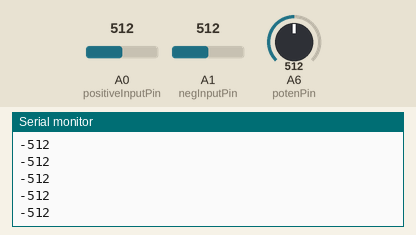
This sketch was run on a simulated Arduino Nano, built with avr-gcc and run on an emulated ATmega328P. On the bench: the last lines printed to the serial monitor. The test bench sets the inputs (shaded band); at power-on: A0 (positiveInputPin) = 512, A1 (negInputPin) = 512, A6 (potenPin) = 512.

Above: at 1.2 s.
1.3 s: A0 (positiveInputPin) set to 716
At 1.8 s:
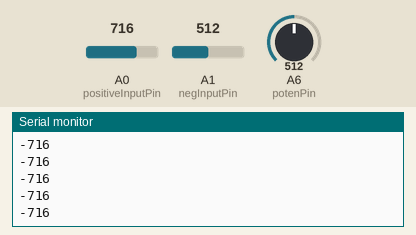
2.8 s: A1 (negInputPin) set to 716
At 3.4 s:
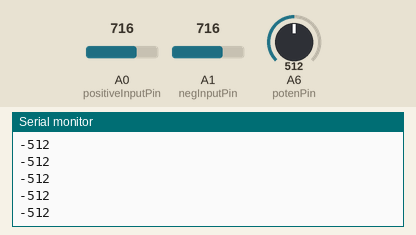
4.3 s: A6 (potenPin) set to 306
At 5.0 s:
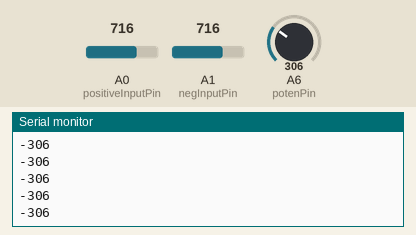
5.8 s: A0 (positiveInputPin) set to 900
At 6.6 s:
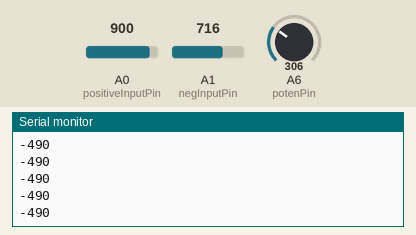
7.3 s: A1 (negInputPin) set to 511
At 8.2 s:
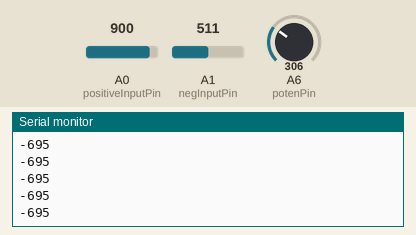
8.8 s: A6 (potenPin) set to 122
At 9.7 s:
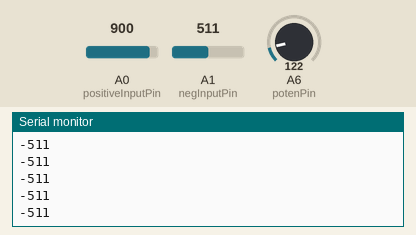
Timing chart, 0 to 11.3 s (numbered marks = the images above; inputs shaded):
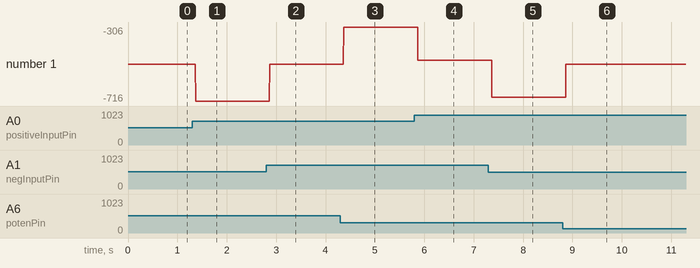

The sketch:

_1.ino
```cpp
/*
  1. Playing with Arduino ADC: Input two different analog inputs to the ADC
module of Arduino, perform the mentioned operations and display the output
on a CRO. The first input should be from function generator and the second
input should be from any other input of your choice (e.g. potentiometer,
analog sensor, etc.). The operations are:
(i) Simple addition of the two input signals.
(ii) Subtract Signal 2 from Signal 1.

*/

int positiveInputPin = A0;
int negInputPin      = A1;
int potenPin         = A6;

// the setup routine runs once when you press reset:
void setup() {
  // initialize serial communication at 9600 bits per second:
  Serial.begin(9600);
}

// the loop routine runs over and over again forever:
void loop() {

  // read the input from function generator
  // from analog input pins A0,A1
  int negValue = analogRead(positiveInputPin);
  int posVal = analogRead(negInputPin);
  int valA =  posVal - negValue;

  // read input from potentiometer from
  // analog pin A6
  int potenVal = analogRead(potenPin);

  int resultVal = valA - potenVal;

  // Print resultant output on serial monitor
  Serial.println(resultVal);

  delay(1);        // delay in between reads for stability
}
```

Measured:
- after the input at 1.3 s, the serial monitor: prints a new line after 0.07 s (image 1)
- after the input at 4.3 s, the serial monitor: prints a new line after 0.07 s (image 3)
- after the input at 5.8 s, the serial monitor: prints a new line after 0.07 s (image 4)
- after the input at 7.3 s, the serial monitor: prints a new line after 0.07 s (image 5)
- after the input at 8.8 s, the serial monitor: prints a new line after 0.07 s (image 6)
- plotted number 1: -512 → -716 after the input at 1.3 s, -512 → -306 after the input at 4.3 s, -306 → -490 after the input at 5.8 s, -490 → -695 after the input at 7.3 s, -695 → -511 after the input at 8.8 s
